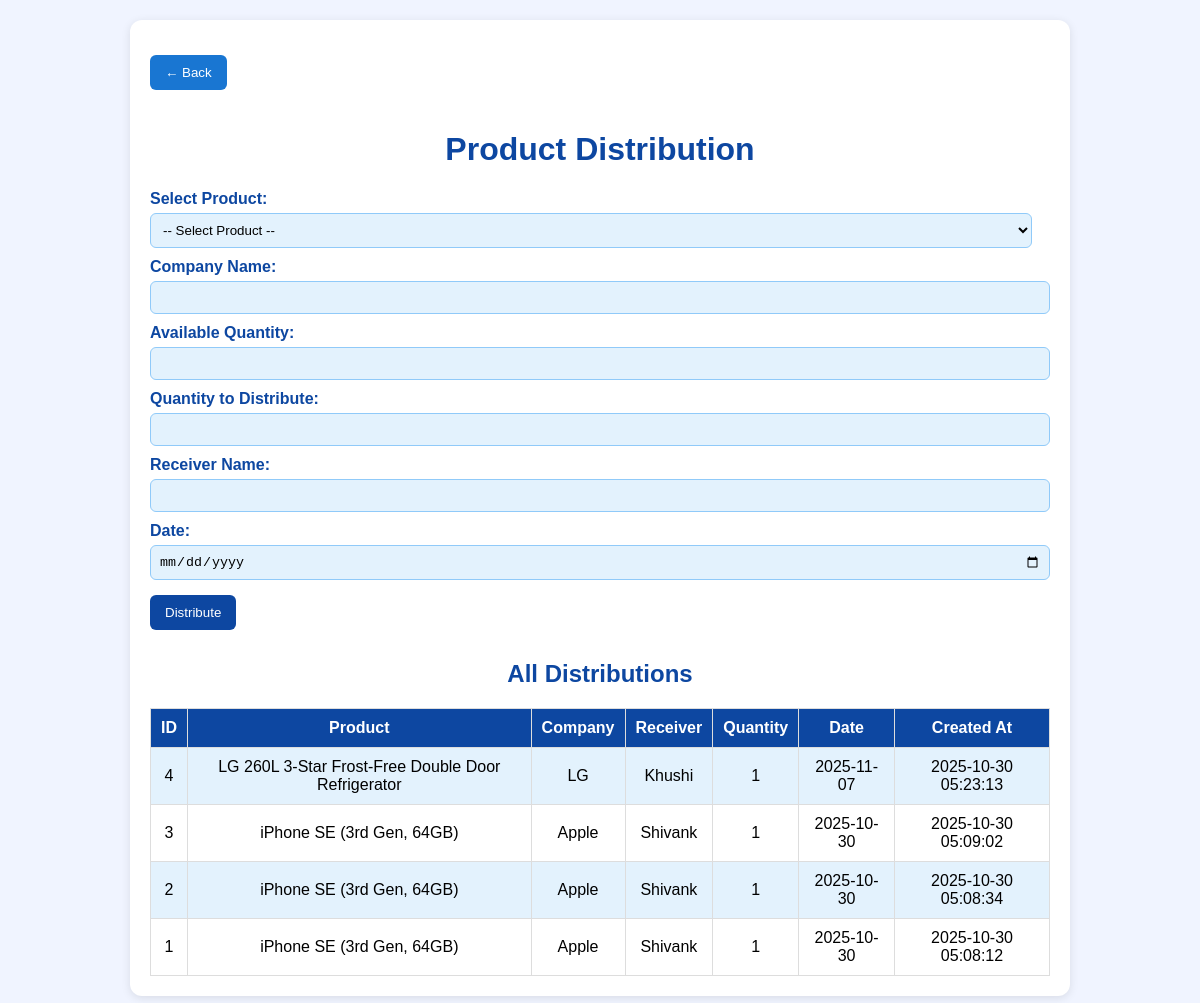
Page /Electronic_store/distribution.php (signed in) on the committed database.
### tables this page shows
CREATE TABLE `Distribution` (
  `distribution_id` int(11) NOT NULL,
  `product_id` int(11) NOT NULL,
  `product_name` varchar(255) NOT NULL,
  `company_name` varchar(255) DEFAULT NULL,
  `receiver_name` varchar(255) DEFAULT NULL,
  `quantity` int(11) NOT NULL,
  `date` date NOT NULL,
  `created_at` timestamp NOT NULL DEFAULT current_timestamp()
);

### Electronic_store/distribution.php (the view, shortened to what this page needs)
<?php
include("database.php");
$selected_product = null;
$distributions = $conn->query("SELECT * FROM Distribution ORDER BY created_at DESC");
?>
<!DOCTYPE html>
<html lang="en">
<head>
</head>
<body>
<div class="container">
    <button class="back-btn" onclick="window.location.href='dashboard.php'">← Back</button>
    <h1>Product Distribution</h1>
    <form method="POST" action="" autocomplete="off">
        <label>Select Product:</label>
        <select name="product_id" required onchange="this.form.submit()">
            <option value="">-- Select Product --</option>
        </select>
        <label>Company Name:</label>
        <input type="text" id="company_name" name="company_name" readonly
            value="<?php echo $selected_product ? htmlspecialchars($selected_product['company_name']) : ''; ?>">
        <label>Available Quantity:</label>
        <input type="text" id="available_qty" readonly
            value="<?php echo $selected_product ? htmlspecialchars($selected_product['quantity']) : ''; ?>">
        <label>Quantity to Distribute:</label>
        <input type="number" name="quantity" required min="1">
        <label>Receiver Name:</label>
        <input type="text" name="receiver_name" required>
        <label>Date:</label>
        <input type="date" name="date" required id="dateField">
        <button type="submit" name="distribute">Distribute</button>
    </form>
    <h2>All Distributions</h2>
    <table>
        <tr>
            <th>ID</th>
            <th>Product</th>
            <th>Company</th>
            <th>Receiver</th>
            <th>Quantity</th>
            <th>Date</th>
            <th>Created At</th>
        </tr>
        <?php while ($dist = $distributions->fetch_assoc()) { ?>
            <tr>
                <td><?php echo $dist['distribution_id']; ?></td>
                <td><?php echo htmlspecialchars($dist['product_name']); ?></td>
                <td><?php echo htmlspecialchars($dist['company_name']); ?></td>
                <td><?php echo htmlspecialchars($dist['receiver_name']); ?></td>
                <td><?php echo $dist['quantity']; ?></td>
                <td><?php echo $dist['date']; ?></td>
                <td><?php echo $dist['created_at']; ?></td>
            </tr>
        <?php } ?>
    </table>
</div>
</body>
</html>

### Electronic_store/distribution.php (style rules this page uses)
body { font-family: Arial, sans-serif; background-color: #f0f4ff; margin: 0; padding: 20px; }
.container { background: white; padding: 20px; border-radius: 12px; box-shadow: 0 2px 10px rgba(0,0,0,0.1); max-width: 900px; margin: auto; }
h1, h2 { text-align: center; color: #0d47a1; }
form { margin-bottom: 30px; }
label { display: block; margin-top: 10px; font-weight: bold; color: #0d47a1; }
input, select { width: 98%; padding: 8px; margin-top: 5px; border-radius: 6px; border: 1px solid #90caf9; background-color: #e3f2fd; }
button { background-color: #0d47a1; color: white; padding: 10px 15px; border: none; border-radius: 6px; margin-top: 15px; cursor: pointer; }
table { width: 100%; border-collapse: collapse; margin-top: 20px; }
th, td { border: 1px solid #ddd; padding: 10px; text-align: center; }
th { background-color: #0d47a1; color: white; }
tr:nth-child(even) { background-color: #e3f2fd; }
.back-btn { background-color: #1976d2; margin-bottom: 20px; }

### rows in the picture
distribution: distribution_id "4", product_name "LG 260L 3-Star Frost-Free Double Door Refrigerator", company_name "LG", receiver_name "Khushi", quantity "1", date "2025-11-07", created_at "2025-10-30 05:23:13"
distribution: distribution_id "3", product_name "iPhone SE (3rd Gen, 64GB)", company_name "Apple", receiver_name "Shivank", quantity "1", date "2025-10-30", created_at "2025-10-30 05:09:02"
distribution: distribution_id "2", product_name "iPhone SE (3rd Gen, 64GB)", company_name "Apple", receiver_name "Shivank", quantity "1", date "2025-10-30", created_at "2025-10-30 05:08:34"
distribution: distribution_id "1", product_name "iPhone SE (3rd Gen, 64GB)", company_name "Apple", receiver_name "Shivank", quantity "1", date "2025-10-30", created_at "2025-10-30 05:08:12"
